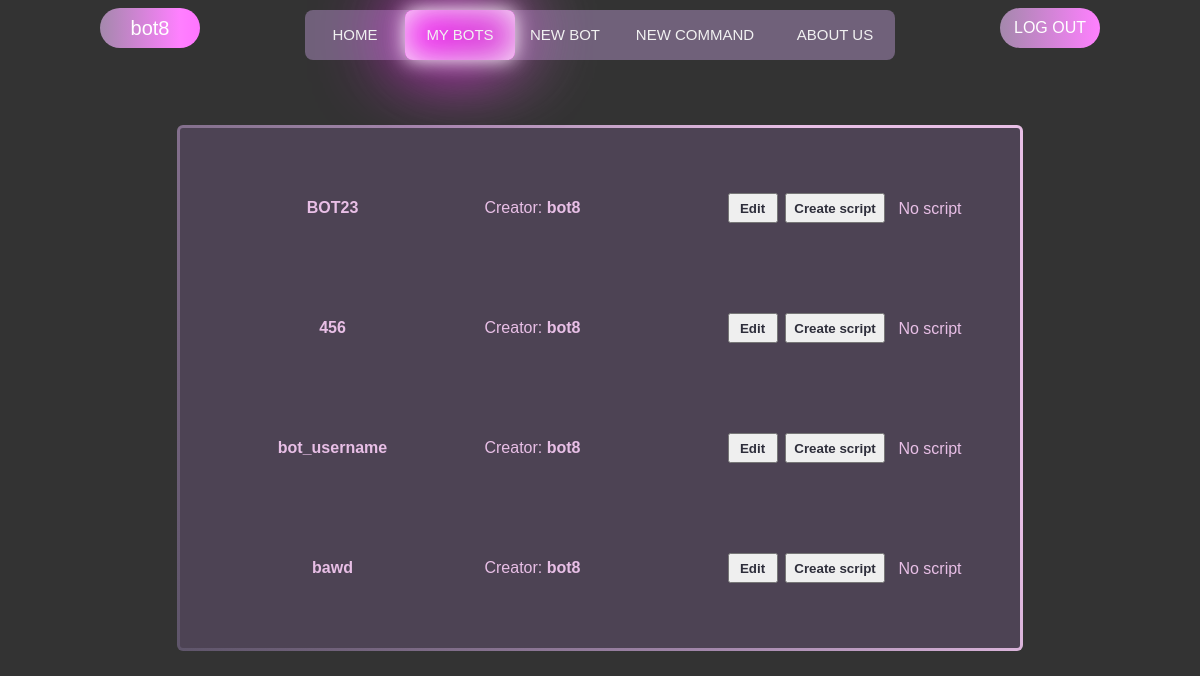
/bots/ (signed in), run on an earlier commit of the app's database.
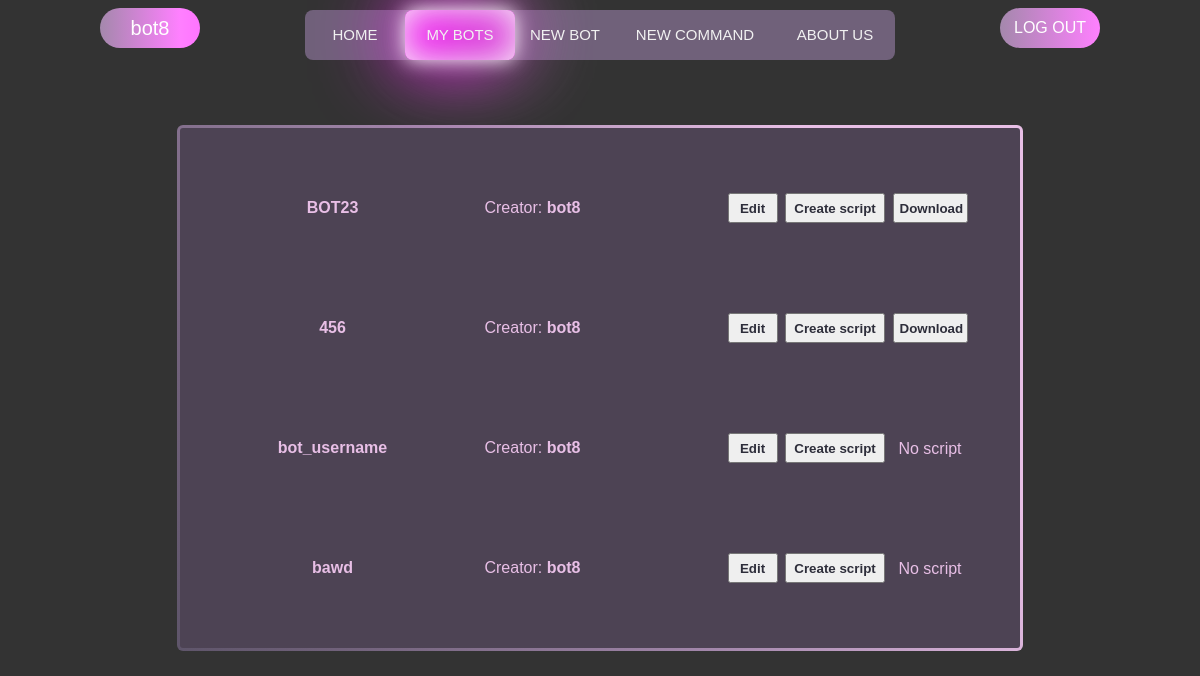
And on a later commit of the database.
### authentication/models.py (models this page shows)
class CustomUser(AbstractUser):
    email = models.EmailField('Email', unique=True)
    avatar = models.ImageField('Avatar', blank=True, upload_to=f'avatars/')
    telegram_id = models.CharField('Telegram id', blank=True, max_length=40)
    def __str__(self):
        return self.username

### constructor/models.py (models this page shows, shortened)
class Bot(models.Model):
    user = models.ForeignKey(User, on_delete=models.CASCADE, null=True, blank=True)
    bot_username = models.CharField("Bot's username", max_length=30)
    bot_token = models.CharField("Bot's token", max_length=50, null=False)
    has_script = models.BooleanField('Has script?', default=False)
    script_path = models.CharField('Path', default='', max_length=70)

### constructor/views.py (the view, shortened to what this page needs)
# urls.py: path('', BotList.as_view(), name='bots')
class BotList(LoginRequiredMixin, View):
    model = Bot
    template_name = 'constructor/bots-list.html'
    context_object_name = 'bots'
    def get(self, request):
        return render(request,
                      self.template_name,
                      context={
                          "bots": Bot.objects.all().filter(user=self.request.user),
                          "commands": Command.objects.all()
                      }
                      )

### constructor/templates/constructor/bots-list.html (shortened to what this page needs)
{% extends 'main/base.html' %}
{% load static %}
{% block links %}
    <link rel="stylesheet" href="{% static 'constructor/css/bot_list.css' %}">
    <link rel="stylesheet" href="https://cdn.jsdelivr.net/npm/bootstrap-icons@1.9.1/font/bootstrap-icons.css">
{% endblock %}
{% block div-animation %}<div class="animation start-bots"></div>{% endblock %}
{% block content %}
    <main>
        <div class="tasks-list gradient-border">
                    {% for bot in bots %}
                        <div class="overtask">
                            <div class="task">
                                <div class="task-content">
                                    <p><strong>{{bot.bot_username}}</strong></p>
                                    <p>Creator: <strong>{{ bot.user }}</strong> </p>
                                </div>
                                <div class="buttons">
                                    <td><a href="{% url 'bot-edit-page' pk=bot.bot_username %}"><button class="bot-btn edit-btn" type="button">Edit</button></a></td>
                                    <td>
                                            <form method="post">
                                                <button class="bot-btn create-script-btn" type="submit" name="{{ bot.bot_username }} {{ bot.bot_token }}">Create script</button>
                                            </form>
                                    </td>
                                    <td>
                                        {% if bot.has_script %}
                                            <a href="{% get_media_prefix %}{{ bot.script_path }}" download><button class="bot-btn script-btn">Download</button></a>
                                        {% else %}
                                            <a><div class="noss script-btn"><p>No script</p></div></a>
                                        {% endif %}
                                    </td>
                                </div>
                        </div>
                        {% empty %}
                            <h2>Nothing is here...</h2>
                        {% endfor %}
            </div>
        </div>
    </main>
{% endblock %}

### main/templates/main/base.html (shortened to what this page needs)
{% load static %}
<!DOCTYPE html>
<html lang="en">
<head>
  <link rel="stylesheet" href="{% static 'main/css/base.css' %}">
  {% block links %}
  {% endblock %}
</head>
<body>
  <header>
    {% if request.user.is_authenticated %}
      <span class="fake">
        <p class="nickname">{{user}}</p>
      </span>
    {% else %}
      <span class="left">
      </span>
    {% endif %}
    <div class="header">
      <a class="btn-home header-button" href="{% url 'home' %}">Home</a>
      <a class="btn-addcommand header-button" href="{% url 'bots' %}">My bots</a>
      <a class="btn-bots header-button" href="{% url 'create-new-bot' %}">New bot</a>
      <a class="btn-newbot header-button" href="{% url 'bot-add-command' %}">New command</a>
      <a class="btn-about header-button" href="{% url 'about' %}">About us</a>
      {% block div-animation %}{% endblock %}
    </div>
    <span class="fake">
      {% if user.is_authenticated %}
        <a href="{% url 'logout' %}"><button class="log-btn">LOG OUT</button></a>
      {% else %}
        <a href="{% url 'authentication' %}"><button class="log-btn">LOG IN</button></a>
      {% endif %}
    </span>
  </header>
  {% block content %}
  {% endblock %}
</body>
</html>

### main/static/main/css/base.css (style rules this page uses)
.nickname { width: 100px; height: 40px; display: flex; justify-content: center; align-items: center; color: #fff; font-size: 20px; font-family: sans-serif; background: linear-gradient(90deg, #a488ac, rgb(255, 128, 255), rgb(255, 80, 255), #a488ac, #70617a, #a488ac); background-size: 400%; border-radius: 30px; border-style: none; }
* { margin: 0; padding: 0; }
body { font-family: sans-serif; background: #333; display: flex; justify-content: center; flex-wrap: wrap; padding-top: 10px; height: 100vh; overflow-y: hidden; }
header { display: flex; justify-content: space-between; height: 7vh; width: 100% }
.header { position: relative; min-width: 590px; height: 50px; background-color: #70617a; border-radius: 8px; font-size: 0; }
.header-button { line-height: 50px; height: 100%; font-size: 15px; display: inline-block; position: relative; z-index: 2; text-decoration: none; text-transform: uppercase; text-align: center; color: #f1f1f1; cursor: pointer; }
.animation { position: absolute; height: 100%; top: 0; z-index: 0; transition: all .5s ease 0s; border-radius: 8px; }
.header-button:nth-child(1) { width: 100px; }
.header-button:nth-child(2) { width: 110px; }
.header-button:nth-child(3) { width: 100px; }
.header-button:nth-child(4) { width: 160px; }
.header-button:nth-child(5) { width: 120px; }
.start-bots, .header-button:nth-child(2):hover~.animation { width: 110px; left: 100px; background-color: #e8bfe6; transform: translateY(0); box-shadow: inset 0 0 37px whitesmoke, inset 20px 0 80px #f0f, inset -20px 0 80px rgb(140, 140, 140), inset 20px 0 300px #f0f, inset -20px 0 300px rgb(140, 140, 140), 0 0 20px #fff, -10px 0 80px #f0f, 10px 0 80px rgb(140, 140, 140); }
.fake { width: 300px; padding-bottom: 20px; display: flex; justify-content: center; align-items: center; }
a { text-decoration: none; }
.log-btn { width: 100px; height: 40px; display: flex; justify-content: center; align-items: center; color: #fff; font-size: 16px; font-family: sans-serif; background: linear-gradient(90deg, #a488ac, rgb(255, 128, 255), rgb(255, 80, 255), rgb(255, 128, 255), #a488ac); background-size: 400%; border-radius: 30px; border-style:none; }
.log-btn:before { outline: none; content: ""; top: -5px; left: -5px; right: -5px; bottom: -5px; z-index: -1; background: linear-gradient(45deg, #2e2e3b, #464454, #70617a, #a488ac, #e8bfe6, #e8bfe6, #a488ac, #70617a, #464454, #2e2e3b); background-size: 400%; border-radius: 40px; opacity: 0; transition: 0.5s; }

### constructor/static/constructor/css/bot_list.css (style rules this page uses)
.noss { height: 100%; padding-top: 7px; text-align: center; }
.tasks-list { padding: 20px; height: auto; margin-bottom: 100px; margin-left: 100px; margin-right: 100px; width: 800px; border-radius: 10px; display: flex; justify-content: center; }
.overtask { width: 100%; }
.task { width: 100%; height: 120px; display: flex; justify-content: space-around; align-items: center; }
.task-content { display: flex; justify-content: space-around; width: 50%; }
.buttons { width: 30%; display: flex; justify-content: space-between; padding-left: 30px; }
.edit-btn { width: 50px }
.create-script-btn { width: 100px }
.script-btn { width: 75px }
.bot-btn { height: 30px; text-decoration: none; color: #2e2e3b; font-weight: 600; text-align: center; padding: 5px; }
p { width: 100%; text-align: center; color: #e8bfe6 }
.gradient-border { --borderWidth: 3px; background: #4d4354; position: relative; border-radius: var(--borderWidth); }
.gradient-border:after { content: ""; position: absolute; top: calc(-1 * var(--borderWidth)); left: calc(-1 * var(--borderWidth)); height: calc(100% + var(--borderWidth) * 2); width: calc(100% + var(--borderWidth) * 2); background: linear-gradient( 60deg, #2e2e3b, #464454, #70617a, #a488ac, #e8bfe6, #e8bfe6, #a488ac, #70617a, #464454, #2e2e3b ); border-radius: calc(2 * var(--borderWidth)); z-index: -1; animation: animatedgradient 3s ease alternate infinite; background-size: 300% 300%; }

What changed in the data, as far as the page shows it:
changed Bot "BOT23": has_script "No script" → "Download"
changed Bot (number 2 of 4 on the later page): has_script "No script" → "Download"
